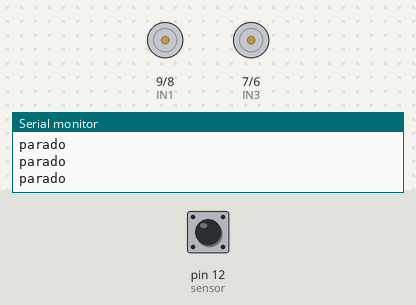
A sketch run on a simulated Arduino Uno, built with avr-gcc and run on an emulated ATmega328P. Parts: motor-driver pin pairs drawn as motors (green arrow = first pin HIGH = forward, orange = second pin HIGH = backward, longer = more drive, scaled by the enable pin), the last lines printed to the serial monitor. The inputs (shaded band) are chosen by the test bench; at power-on: pin 12 (sensor) HIGH.

Above: at 1.2 s.
1.3 s: pin 12 (sensor) driven LOW
At 1.7 s:
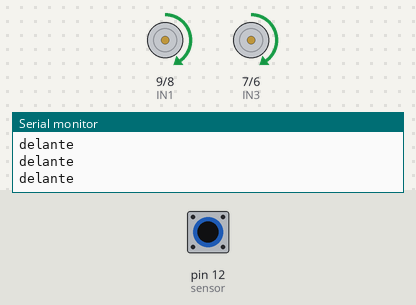
2.8 s: pin 12 (sensor) driven HIGH
At 3.9 s:
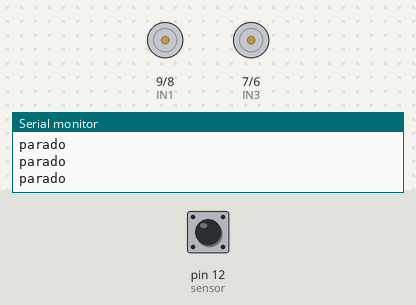
5.8 s: pin 12 (sensor) pulsed LOW 2 times (0.12 s each, 0.3 s apart)
At 6.02 s:
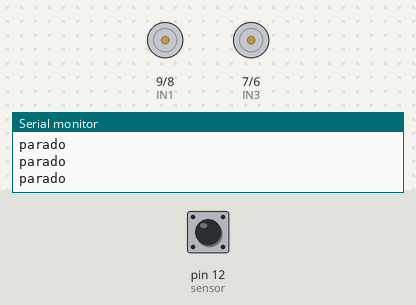
9.4 s: pin 12 (sensor) pulsed LOW 5 times (0.12 s each, 0.3 s apart)
At 12.0 s:
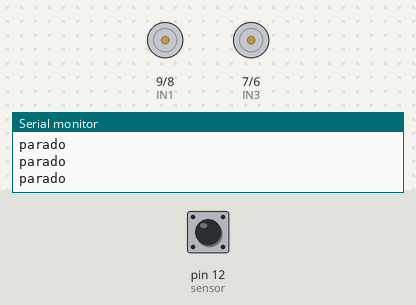
Timing chart, 0 to 13.5 s (numbered marks = the images above; inputs shaded):
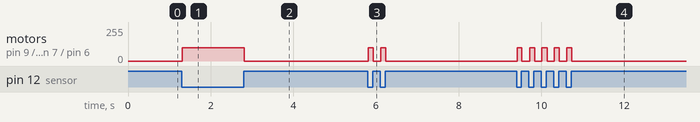

Measured:
- after the input at 1.3 s, motor on pin 9 (IN1) / pin 8 (IN2), motor on pin 7 (IN3) / pin 6 (IN4): stopped → forward 100/255 at once
- after the input at 2.8 s, motor on pin 9 (IN1) / pin 8 (IN2), motor on pin 7 (IN3) / pin 6 (IN4): forward 100/255 → stopped at once
- after the input at 5.8 s, motor on pin 9 (IN1) / pin 8 (IN2), motor on pin 7 (IN3) / pin 6 (IN4): alternates forward 100/255 for 0.12 s and stopped for 0.19 s, 4 changes in all, then stays stopped, starting at once
- after the input at 9.4 s, motor on pin 9 (IN1) / pin 8 (IN2), motor on pin 7 (IN3) / pin 6 (IN4): alternates forward 100/255 for 0.12 s and stopped for 0.18 s, 10 changes in all, then stays stopped, starting at once

The sketch:

18-siguelinea-rodante.ino
```cpp
int sensor = 12;  // 2 es sensor
int estado;       //variable estado
int anterior;     //variable anterior

//motor 1
int ENA = 10;  // declaramos como variable entero ENA
int IN1 = 9;   // declaramos como variable entero IN1
int IN2 = 8;   // declaramos como variable entero IN2
//motor 2
int ENB = 5;  // declaramos como variable entero ENB
int IN3 = 7;  // declramos como variable entero IN3
int IN4 = 6;  // declaramos como variable entero IN4

void setup() {
  pinMode(ENA, OUTPUT);  //configuramos como salida ENA
  pinMode(IN1, OUTPUT);  //configuramos como saalida IN1
  pinMode(IN2, OUTPUT);  //configuramos como salida IN2
  pinMode(ENB, OUTPUT);  //configuramos como salida ENB
  pinMode(IN3, OUTPUT);  //configuramos como salida IN3
  pinMode(IN4, OUTPUT);  //configuramos como slida IN4

  pinMode(2, INPUT);  //sensor como entrada

  Serial.begin(9600);
}

void loop() {
  estado = digitalRead(sensor);  //lee al sensor

  if (estado == LOW) {
    Serial.println("delante ");  //imprime *delante
    Adelante();                  //pa delante

  } else {

    Serial.println("parado");
    Parar();
  }
}
void Adelante() {
  //motor A
  digitalWrite(IN1, HIGH);  //enciende IN1
  digitalWrite(IN2, LOW);   //apaga IN2
  analogWrite(ENA, 100);    //velocidad igual a 100
  //motor B
  digitalWrite(IN3, HIGH);  //enciende IN3
  digitalWrite(IN4, LOW);   //apaga IN4
  analogWrite(ENB, 100);    //velocidad igual a 100
}
void Parar() {
  //motor A
  digitalWrite(IN1, LOW);  //apaga IN1
  digitalWrite(IN2, LOW);  //apaga IN2
  analogWrite(ENA, 50);    //velocidad igual a 50
  //motor B
  digitalWrite(IN3, LOW);  //apaga IN3
  digitalWrite(IN4, LOW);  //apaga IN4
  analogWrite(ENB, 50);    //velocidad igual a 50
}
```
